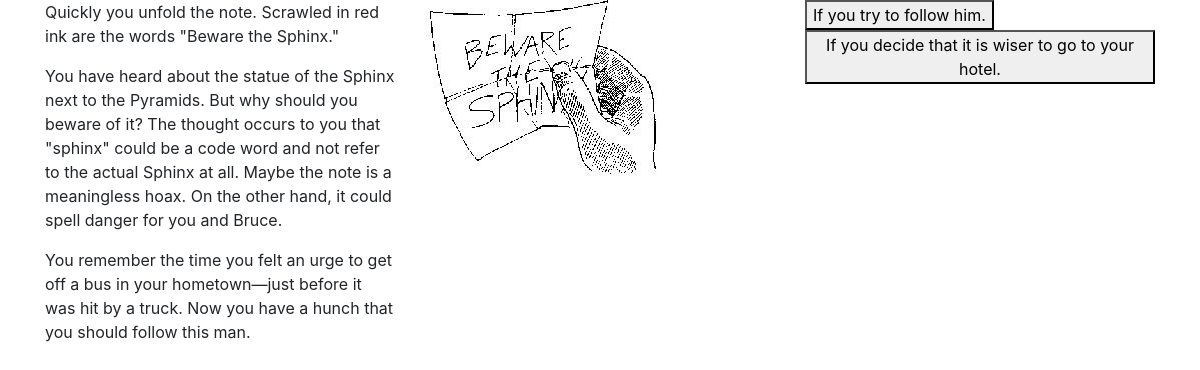
The page /story.php?chapter=3 on the database its author committed.
### tables this page shows
CREATE TABLE `chapter` (
  `id` int(11) NOT NULL,
  `original_nr` int(11) DEFAULT NULL,
  `text` text,
  `is_end` tinyint(1) NOT NULL DEFAULT '0'
);

CREATE TABLE `illustration` (
  `id` int(11) NOT NULL,
  `chapter_id` int(11) DEFAULT NULL,
  `filename` varchar(127) DEFAULT NULL,
  `order` int(11) DEFAULT NULL
);

CREATE TABLE `choice` (
  `id` int(11) NOT NULL,
  `chapter_id` int(11) DEFAULT NULL,
  `text` text,
  `goto_id` int(11) DEFAULT NULL,
  `order` int(11) DEFAULT NULL
);

### db.php (called while the page is built, shortened)
<?php
class db
{
    protected static $host = 'localhost';
    protected static $username = 'root';
    protected static $password = 'rootroot';
    protected static $database = 'secretpyramid';
    protected static $pdo = null;
    public static function pdo()
        {
            if(static::$pdo === null)
            {
            try
                {
                    static::$pdo = new PDO(
                    'mysql:dbname='.static::$database.';host='.static::$host.';charset=utf8',
                    static::$username,
                    static::$password
                    );
                    static::$pdo->setAttribute(PDO::ATTR_ERRMODE, PDO::ERRMODE_EXCEPTION);
                    }
            catch (PDOException $e)
                {
                    echo 'Connection failed: ' . $e->getMessage();
                    }
            }
         return static::$pdo;
        }
    public static function query($sql, $substitutions = [])
        {
            $pdo = static::pdo();
            $statement = $pdo->prepare($sql);
            $outcome = $statement->execute($substitutions);
            return $statement;
        }
}

### story.php (the view, shortened to what this page needs)
<?php
require_once 'db.php';
$query1 ="
SELECT * FROM `chapter`
WHERE`chapter`.`id` = ?
";
$statement1= db::query($query1, [$_GET['chapter']]);
$data1 = $statement1->fetchAll();
$query2 = "
SELECT * FROM `chapter`
JOIN `choice`
ON `chapter`.`id`=`choice`.`chapter_id`
WHERE`chapter`.`id` = ?
";
$statement2= db::query($query2, [$_GET['chapter']]);
$data2 = $statement2->fetchAll();
$query3="
SELECT * FROM `chapter`
JOIN `illustration`
ON `chapter`.`id`=`illustration`.`chapter_id`
WHERE`chapter`.`id` = ?
";
$statement3= db::query($query3, [$_GET['chapter']]);
$data3 = $statement3->fetchAll();
?>
<!DOCTYPE html>
<html lang="en">
<head>
    <link rel="stylesheet" href="https://maxcdn.bootstrapcdn.com/bootstrap/4.0.0-beta.2/css/bootstrap.min.css">
</head>
<body>
<div class="container">
<div class="row">
<div class="col chapter-text">
    <?php  echo $data1[0][2]; ?>
</div>
<div class="col illustration">
    <?php    echo '<img src="img/'.$data3[0]['filename'].'"  alt="">';    ?>
</div>
<div class="col chapter-choice">
<form action="story.php" method="GET">
<?php foreach($data2 as $x => $x_value) : ?>
<button type="submit" name="chapter" value="<?php echo $data2[$x]['goto_id'] ?> "><?php echo $data2[$x]['text']?></button>
<?php endforeach ?>
</form>
</div>
</div>
</div>
</body>
</html>

### rows shown on the page
chapter: text "Quickly you unfold the note. Scrawled in red ink are the words \"Beware the Sphinx.\" You have heard about the statue of the Sphinx next to the Pyramids. But why should you beware of it? The thought occurs to you that \"sphinx\" could be a code word and not refer to the actual Sphinx at all. Maybe the note is a meaningless hoax. On the other hand, it could spell danger for you and Bruce. You remember the time you felt an urge to get off a bus in your hometown—just before it was hit by a truck. Now you have a hunch that you should follow this man."
illustration: filename (picture)
choice: $data2[$x]['goto_id'] 11 (drawn), text "If you try to follow him."
choice: $data2[$x]['goto_id'] 4 (drawn), text "If you decide that it is wiser to go to your hotel."
